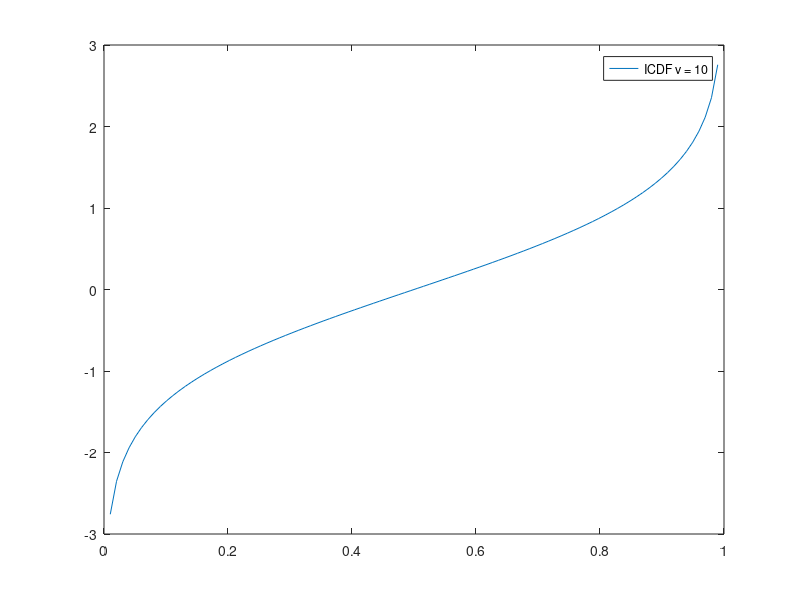

MATLAB code for this plot:
nu = 10; % degrees of freedom
x = linspace(-10,10,100);
y = tpdf(x,nu);

plot(x,y)
legend(['PDF \nu = ' num2str(nu)])
 
c = tcdf(x,nu);
plot(x,c)
legend(['CDF \nu = ' num2str(nu)])
 
p = linspace(0,1,100);
i = tinv(p,nu);
plot(p,i);
legend(['ICDF \nu = ' num2str(nu)])